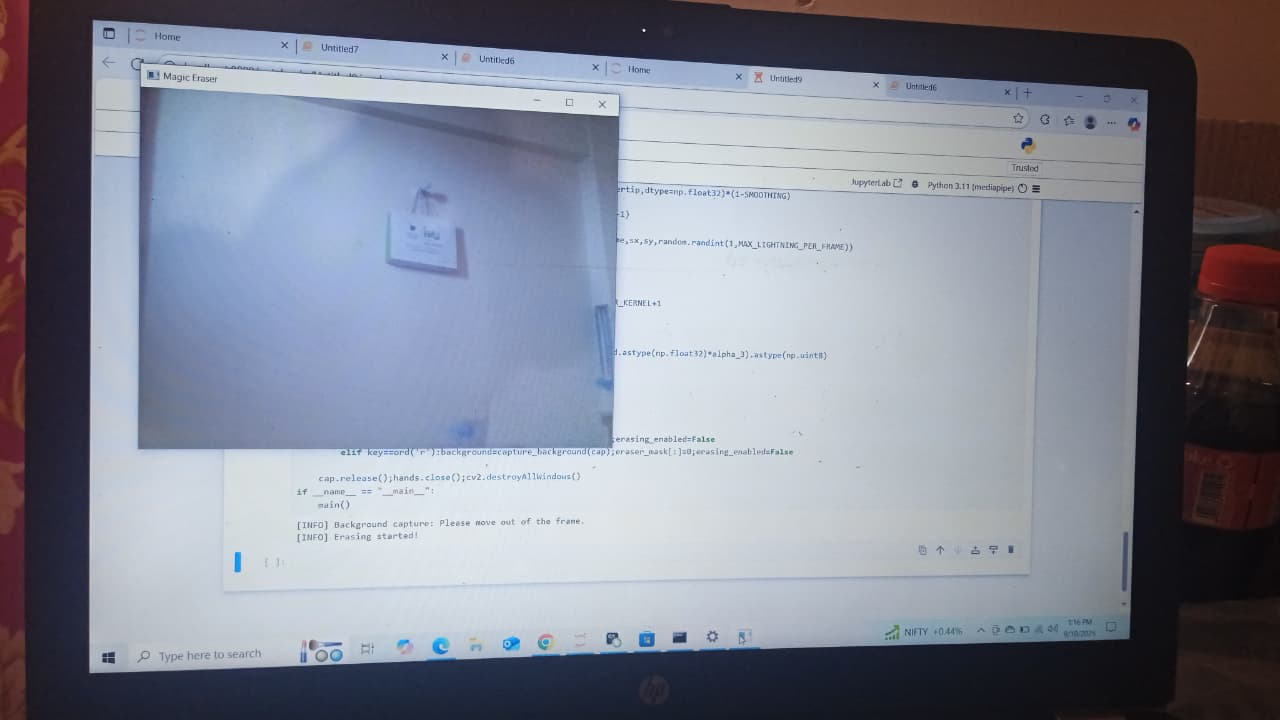
#> input picture WhatsApp Image 2025-09-10 at 1.29.24 PM.jpeg, 1280 x 720 px, given in place of the camera
$ jupyter execute 'Magic Eraser .ipynb'
#> lines starting #> are read from the running program, lines starting #| are printed output that depends on the picture; after the words box and inside, x2 and y2 are one past the last pixel; in counts of white or black regions, pixels touching at a corner belong together
[cell 1]
import cv2
import numpy as np
import mediapipe as mp
import time, random, math, sys

[cell 2]
BG_CAPTURE_FRAMES = 35
BG_COUNTDOWN_SECS = 3
ERASER_RADIUS = 80
FEATHER_KERNEL = 61
SMOOTHING = 0.75
MAX_LIGHTNING_PER_FRAME = 3
PARTICLE_SPAWN = 6
PARTICLE_LIFE = 20

mp_hands = mp.solutions.hands

[cell 3]
# [10 lines left out: function try_open_camera, not called in this run]

[cell 4]
def capture_background(cap, frames=BG_CAPTURE_FRAMES, countdown=BG_COUNTDOWN_SECS):
    print("[INFO] Background capture: Please move out of the frame.")
    t_end = time.time() + countdown
    while time.time() < t_end:
        ret, f = cap.read()
        if not ret: continue
        f = cv2.flip(f, 1)
        preview = f.copy()
        secs_left = int(math.ceil(t_end - time.time()))
        cv2.putText(preview, f"Step OUT. Capturing in {secs_left}...", (30, 40),
                    cv2.FONT_HERSHEY_SIMPLEX, 1.0, (0, 0, 255), 3, cv2.LINE_AA)
        cv2.imshow("Capture Preview", preview)
        if cv2.waitKey(1) & 0xFF == 27:
            break

    buf = []
    for i in range(frames):
        ret, f = cap.read()
        if not ret: continue
        f = cv2.flip(f, 1)
        buf.append(f.astype(np.float32))
        show = (np.median(buf, axis=0)).astype(np.uint8)
        cv2.putText(show, f"Capturing background... {i+1}/{frames}", (20, 40),
                    cv2.FONT_HERSHEY_SIMPLEX, 0.8, (255,255,255), 2, cv2.LINE_AA)
        cv2.imshow("Capture Preview", show)
        if cv2.waitKey(1) & 0xFF == 27:
            break

    cv2.destroyWindow("Capture Preview")
    if len(buf) == 0:
        raise RuntimeError("Failed to capture background frames.")
    return np.median(np.stack(buf, axis=0), axis=0).astype(np.uint8)

[cell 5]
# [7 lines left out: function spawn_particles, not called in this run]

[cell 6]
# [15 lines left out: function update_and_draw_particles, not called in this run]

[cell 7]
# [20 lines left out: function draw_lightning_bolts, not called in this run]

[cell 8]
cap = cv2.VideoCapture(0)

[cell 9]
cap = cv2.VideoCapture(0)
for i in range(5):
    cap = cv2.VideoCapture(i)
    if cap.isOpened():
        print(f"✅ Camera found at index {i}")
        break
    cap.release()

[cell 10]
def main():
    cap = cv2.VideoCapture(0)
    if cap is None:
        print("[ERROR] No camera found.")
        sys.exit(1)

    for _ in range(10): cap.read()
#> this loop made 10 passes
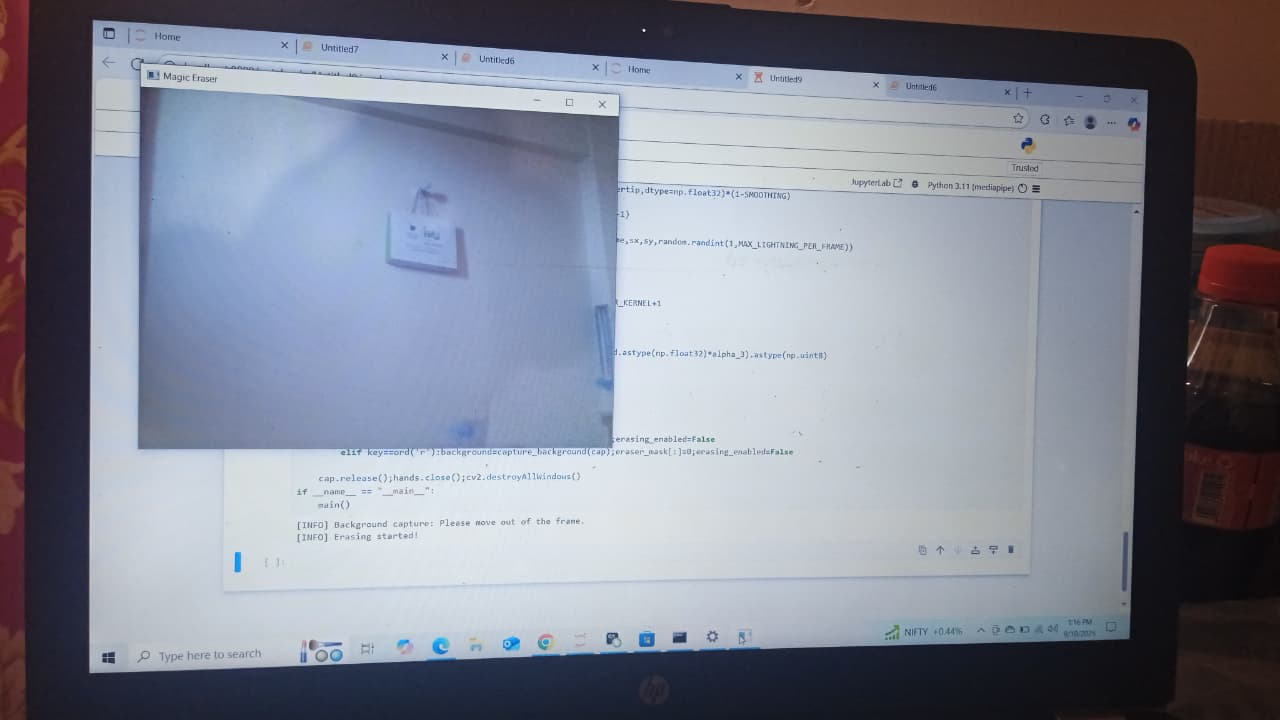
#> input picture WhatsApp Image 2025-09-10 at 1.29.24 PM.jpeg, 1280 x 720 px, given in place of the camera
    background = capture_background(cap)
#> in capture_background, f is the input picture: shape (720, 1280, 3); mean B, G, R 146.8, 133, 129
#> in capture_background, `f = cv2.flip(f, 1)`:
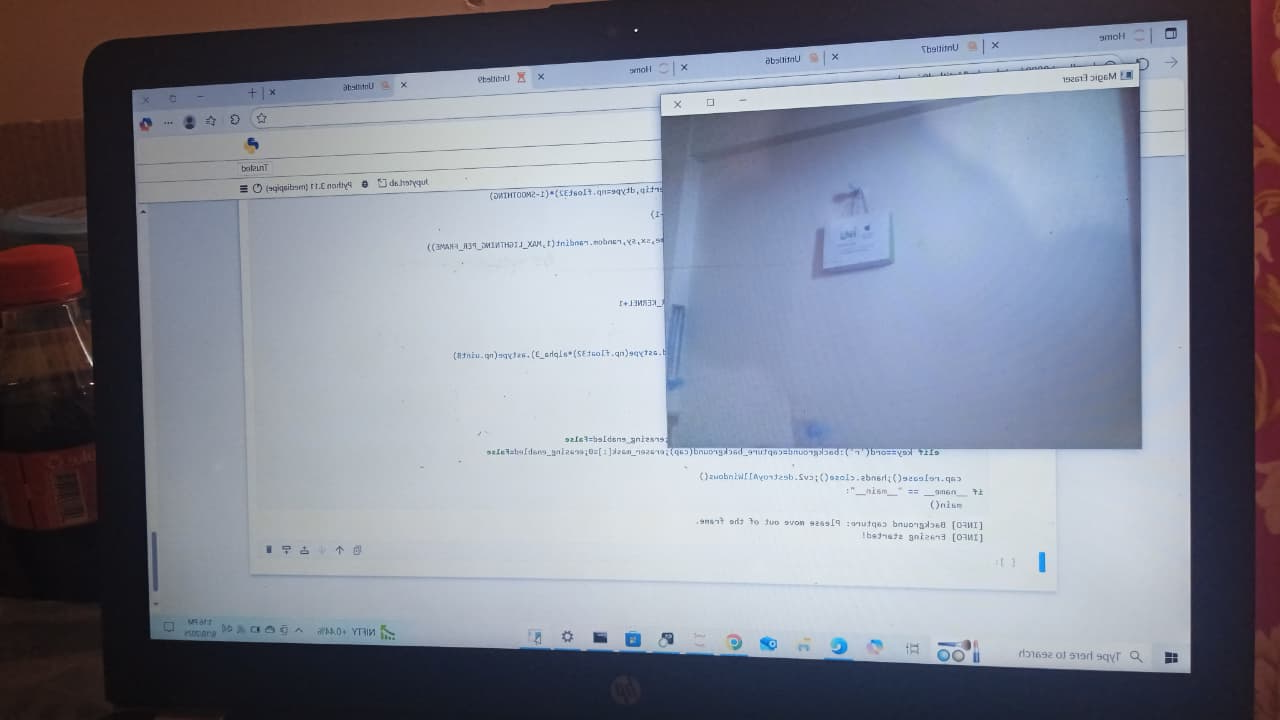
#> f: shape (720, 1280, 3); mean B, G, R 146.8, 133, 129
#> in capture_background, `cv2.putText(preview, f"Step OUT. Capturing in {secs_left}...", (30, 40..`:
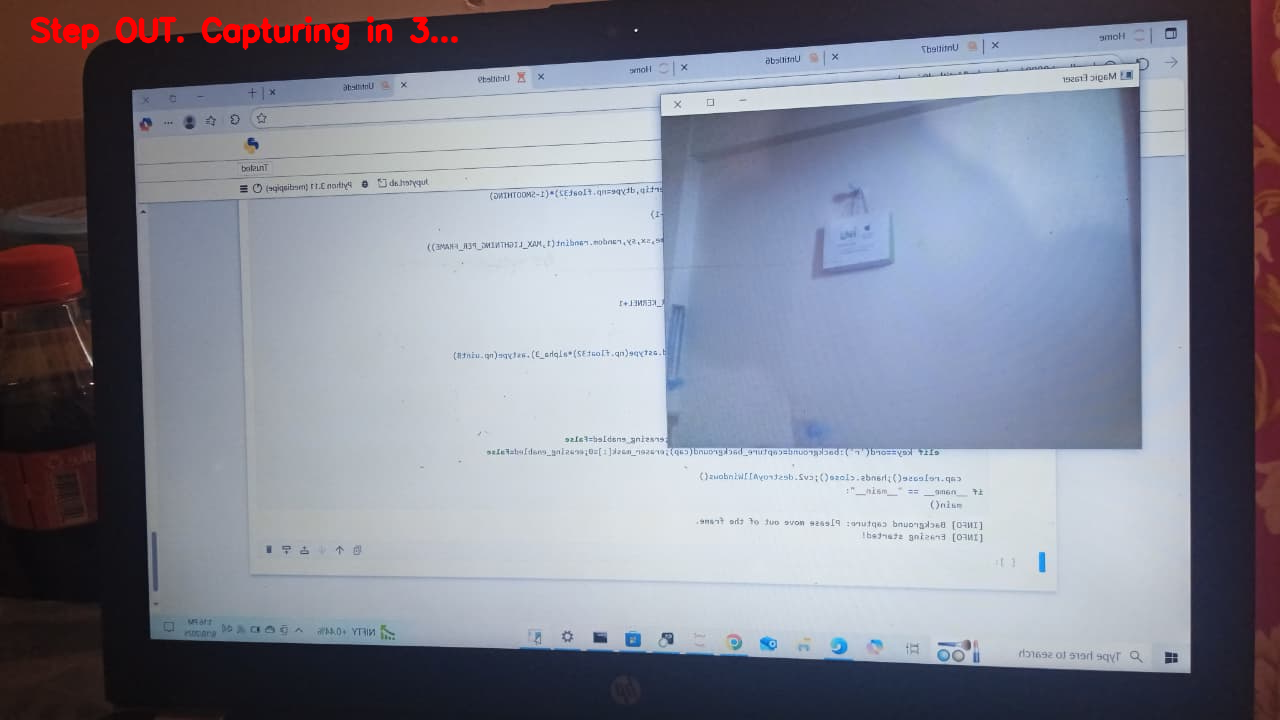
#> preview: shape (720, 1280, 3); 0.64% of pixels changed, all inside (x1, y1, x2, y2) = (30, 16, 459, 51)
#> (key q is pressed here)
#> in capture_background, `buf = []`: buf = []
#> the loop in capture_background, `for i in range(frames):` made 2 passes; (key q is pressed on pass 1)
#> pass 1, in capture_background, `cv2.imshow("Capture Preview", show)`:
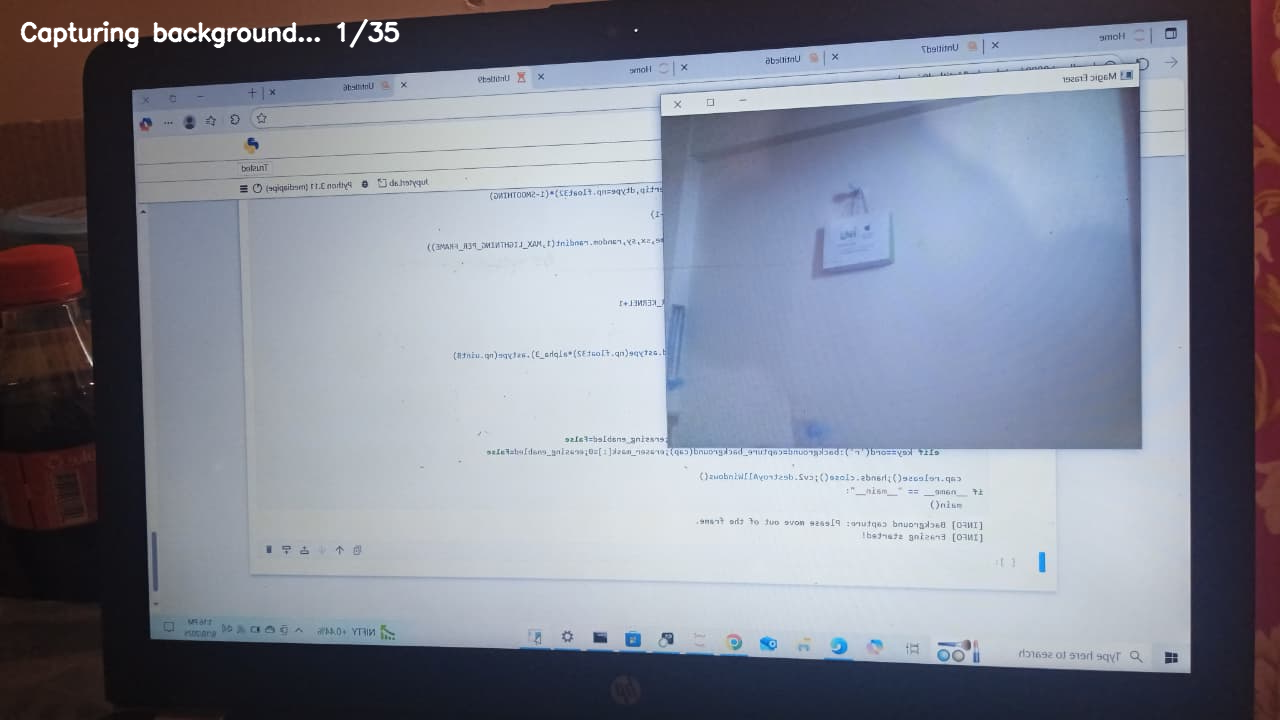
#> window 'Capture Preview': shape (720, 1280, 3); mean B, G, R 147.5, 133.7, 129.6
#> after the loop in capture_background, `for i in range(frames):`: buf = 2 items

    h, w = background.shape[:2]
#> h = 720; w = 1280
    eraser_mask = np.zeros((h,w),dtype=np.uint8)
    hands = mp_hands.Hands(max_num_hands=1,min_detection_confidence=0.6,min_tracking_confidence=0.6)

    smoothed, particles = None,[]
    erasing_enabled = False

    # Button region (top-right corner)
    btn_w, btn_h = 240, 60
    btn_x1, btn_y1 = w - btn_w - 20, 20
    btn_x2, btn_y2 = btn_x1 + btn_w, btn_y1 + btn_h

    pulse_phase = 0

    while True:
        ret, frame = cap.read()
        if not ret: break
        frame = cv2.flip(frame,1)
        frame = cv2.resize(frame,(w,h))

        rgb = cv2.cvtColor(frame,cv2.COLOR_BGR2RGB)
        results = hands.process(rgb)

        fingertip = None
        if results.multi_hand_landmarks:
            lm = results.multi_hand_landmarks[0].landmark
            tip_x, tip_y = int(lm[8].x*w), int(lm[8].y*h)
            fingertip = (tip_x, tip_y)

            # Check if button pressed
            if not erasing_enabled:
                if btn_x1 < tip_x < btn_x2 and btn_y1 < tip_y < btn_y2:
                    erasing_enabled = True
                    print("[INFO] Erasing started!")

        # Draw flashing button
        if not erasing_enabled:
            pulse_phase += 0.15
            pulse_intensity = (math.sin(pulse_phase) + 1) / 2  # 0 to 1
            base_color = np.array([50, 220, 255])   # Vibrant teal-blue
            flash_color = np.array([255, 50, 200])  # Neon pink-purple
            color = (base_color*(1-pulse_intensity) + flash_color*pulse_intensity).astype(np.int32).tolist()
            cv2.rectangle(frame,(btn_x1,btn_y1),(btn_x2,btn_y2),color,-1,cv2.LINE_AA)
            cv2.putText(frame,"START MAGIC",(btn_x1+20,btn_y1+40),
                        cv2.FONT_HERSHEY_SIMPLEX,0.9,(0,0,0),3,cv2.LINE_AA)

        if erasing_enabled and fingertip:
            if smoothed is None: smoothed = np.array(fingertip,dtype=np.float32)
            else: smoothed = smoothed*SMOOTHING+np.array(fingertip,dtype=np.float32)*(1-SMOOTHING)
            sx,sy = int(smoothed[0]),int(smoothed[1])
            cv2.circle(eraser_mask,(sx,sy),ERASER_RADIUS,255,-1)
            spawn_particles(particles,sx,sy,PARTICLE_SPAWN)
            if random.random()<0.45: draw_lightning_bolts(frame,sx,sy,random.randint(1,MAX_LIGHTNING_PER_FRAME))
        else:
            smoothed=None

        # Apply erase
        k = FEATHER_KERNEL if FEATHER_KERNEL%2==1 else FEATHER_KERNEL+1
        mask_blur = cv2.GaussianBlur(eraser_mask,(k,k),0)
        alpha = mask_blur.astype(np.float32)/255.0
        alpha_3 = cv2.merge([alpha,alpha,alpha])
        out = (frame.astype(np.float32)*(1-alpha_3)+background.astype(np.float32)*alpha_3).astype(np.uint8)

        update_and_draw_particles(out,particles)
        cv2.imshow("Magic Eraser",out)

        key=cv2.waitKey(1)&0xFF
        if key in [ord('q'),27]:break
        elif key==ord('c'):eraser_mask[:]=0;particles.clear();erasing_enabled=False
        elif key==ord('r'):background=capture_background(cap);eraser_mask[:]=0;erasing_enabled=False

    cap.release();hands.close();cv2.destroyAllWindows()
if __name__ == "__main__":
    main()
#> (the call stopped at in main, `hands = mp_hands.Hands(max_num_hands=1,min_detection_confidence=0.6,mi..`: mediapipe is not available in this run)
